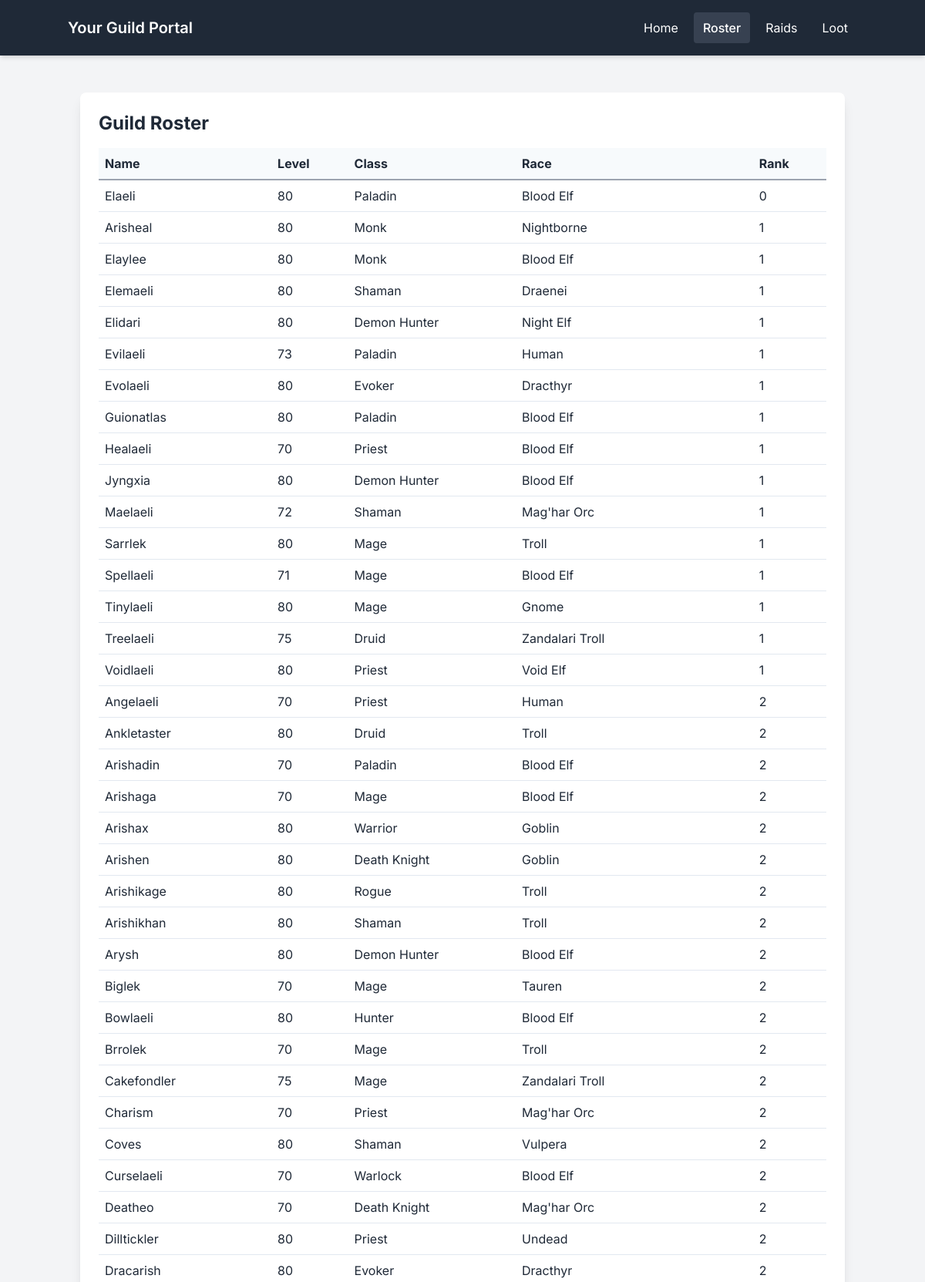
Screenshot of /roster (upper part) with the database file from the repository.
### app.py (models this page shows, shortened)
class Character(db.Model):
    __tablename__ = 'character' # Explicit table name recommended
    id = db.Column(db.Integer, primary_key=True) # Use Blizzard's character ID
    name = db.Column(db.String(100), nullable=False)
    realm_slug = db.Column(db.String(100), nullable=False)
    level = db.Column(db.Integer)
    class_name = db.Column(db.String(50))
    race_name = db.Column(db.String(50))
    item_level = db.Column(db.Integer) # Store as integer
    raid_progression = db.Column(db.String(200)) # Store summary string
    rank = db.Column(db.Integer, index=True) # Index rank for faster filtering
    last_updated = db.Column(db.DateTime, default=datetime.utcnow, onupdate=datetime.utcnow) # Use utcnow
    __table_args__ = (db.UniqueConstraint('name', 'realm_slug', name='_name_realm_uc'),)

### app.py (the view)
@app.route('/roster')
def roster_page():
    start_time = time.time()
    error_message = None
    members = []
    try:
        with app.app_context():
            if not db.engine.dialect.has_table(db.engine.connect(), Character.__tablename__):
                 error_message = "Database table not found. Please run the initial setup/update script."
                 print(error_message) # Log the error
            else:
                db_members = Character.query.filter(Character.rank <= 4).order_by(Character.rank, Character.name).all()
                for char in db_members:
                    members.append({
                        'name': char.name,
                        'level': char.level,
                        'class': char.class_name,
                        'race': char.race_name,
                        'item_level': char.item_level if char.item_level is not None else "N/A",
                        'raid_progression': char.raid_progression if char.raid_progression else "N/A",
                        'rank': char.rank
                    })
                if not members:
                     print("Warning: Character table exists but found no members with rank <= 4.")
    except Exception as e:
        print(f"Error querying database: {e}")
        error_message = "Error retrieving data from the database. Has the update script run successfully?"
    display_guild_name = GUILD_NAME if GUILD_NAME else "Your Guild"
    end_time = time.time()
    load_duration = round(end_time - start_time, 2)
    print(f"Roster page loaded from DB in {load_duration} seconds.")
    return render_template('roster.html',
                           guild_name=display_guild_name,
                           members=members,
                           error_message=error_message,
                           load_duration=load_duration) # Pass duration (optional)

### templates/roster.html (shortened to what this page needs)
<!DOCTYPE html>
<html lang="en">
<head>
    <script src="https://cdn.tailwindcss.com"></script>
</head>
<body class="bg-gray-100 text-gray-800">
    <nav class="bg-gray-800 text-white p-4 shadow-md">
        <div class="container mx-auto flex flex-wrap justify-between items-center">
            <h1 class="text-xl font-semibold mb-2 sm:mb-0">{{ guild_name }} Portal</h1>
            <div class="flex space-x-2">
                <a href="/" class="px-3 py-2 rounded hover:bg-gray-700">Home</a>
                <a href="/roster" class="px-3 py-2 rounded bg-gray-700 font-medium">Roster</a>
                <a href="#" class="px-3 py-2 rounded hover:bg-gray-700">Raids</a>
                <a href="#" class="px-3 py-2 rounded hover:bg-gray-700">Loot</a>
            </div>
        </div>
    </nav>
    <main class="container mx-auto mt-8 p-4">
        <div class="bg-white p-6 rounded-lg shadow-lg">
            <h2 class="text-2xl font-bold mb-4">Guild Roster</h2>
            {% if members %}
            <div class="overflow-x-auto">
                <table class="min-w-full">
                    <thead>
                        <tr class="border-b-2 border-gray-400">
                            <th>Name</th>
                            <th>Level</th>
                            <th>Class</th>
                            <th>Race</th>
                            <th>Rank</th>
                        </tr>
                    </thead>
                    <tbody>
                        {% for member in members %}
                        <tr>
                            <td>{{ member.name }}</td>
                            <td>{{ member.level }}</td>
                            <td>{{ member.class }}</td>
                            <td>{{ member.race }}</td>
                            <td>{{ member.rank }}</td>
                        </tr>
                        {% endfor %} </tbody>
                </table>
            </div>
            {% elif not error_message %}
            <p>No roster members found or the guild might be empty.</p>
            {% endif %} </div>
    </main>
</body>
</html>

### templates/roster.html (style rules this page uses)
body { font-family: 'Inter', sans-serif; }
th { text-align: left; padding-top: 0.5rem; padding-bottom: 0.5rem; padding-left: 0.5rem; padding-right: 0.5rem; background-color: #f7fafc; }
td { padding-top: 0.5rem; padding-bottom: 0.5rem; padding-left: 0.5rem; padding-right: 0.5rem; border-bottom: 1px solid #e2e8f0; }

### rows the page displays
Character: name "Elaeli", level "80", class "Paladin", race "Blood Elf", rank "0"
Character: name "Arisheal", level "80", class "Monk", race "Nightborne", rank "1"
Character: name "Elaylee", level "80", class "Monk", race "Blood Elf", rank "1"
Character: name "Elemaeli", level "80", class "Shaman", race "Draenei", rank "1"
Character: name "Elidari", level "80", class "Demon Hunter", race "Night Elf", rank "1"
Character: name "Evilaeli", level "73", class "Paladin", race "Human", rank "1"
Character: name "Evolaeli", level "80", class "Evoker", race "Dracthyr", rank "1"
Character: name "Guionatlas", level "80", class "Paladin", race "Blood Elf", rank "1"
Character: name "Healaeli", level "70", class "Priest", race "Blood Elf", rank "1"
Character: name "Jyngxia", level "80", class "Demon Hunter", race "Blood Elf", rank "1"
Character: name "Maelaeli", level "72", class "Shaman", race "Mag'har Orc", rank "1"
Character: name "Sarrlek", level "80", class "Mage", race "Troll", rank "1"
Character: name "Spellaeli", level "71", class "Mage", race "Blood Elf", rank "1"
Character: name "Tinylaeli", level "80", class "Mage", race "Gnome", rank "1"
Character: name "Treelaeli", level "75", class "Druid", race "Zandalari Troll", rank "1"
Character: name "Voidlaeli", level "80", class "Priest", race "Void Elf", rank "1"
Character: name "Angelaeli", level "70", class "Priest", race "Human", rank "2"
Character: name "Ankletaster", level "80", class "Druid", race "Troll", rank "2"
Character: name "Arishadin", level "70", class "Paladin", race "Blood Elf", rank "2"
Character: name "Arishaga", level "70", class "Mage", race "Blood Elf", rank "2"
Character: name "Arishax", level "80", class "Warrior", race "Goblin", rank "2"
Character: name "Arishen", level "80", class "Death Knight", race "Goblin", rank "2"
Character: name "Arishikage", level "80", class "Rogue", race "Troll", rank "2"
Character: name "Arishikhan", level "80", class "Shaman", race "Troll", rank "2"
Character: name "Arysh", level "80", class "Demon Hunter", race "Blood Elf", rank "2"
Character: name "Biglek", level "70", class "Mage", race "Tauren", rank "2"
Character: name "Bowlaeli", level "80", class "Hunter", race "Blood Elf", rank "2"
Character: name "Brrolek", level "70", class "Mage", race "Troll", rank "2"
Character: name "Cakefondler", level "75", class "Mage", race "Zandalari Troll", rank "2"
Character: name "Charism", level "70", class "Priest", race "Mag'har Orc", rank "2"
Character: name "Coves", level "80", class "Shaman", race "Vulpera", rank "2"
Character: name "Curselaeli", level "70", class "Warlock", race "Blood Elf", rank "2"
Character: name "Deatheo", level "70", class "Death Knight", race "Mag'har Orc", rank "2"
Character: name "Dilltickler", level "80", class "Priest", race "Undead", rank "2"
Character: name "Dracarish", level "80", class "Evoker", race "Dracthyr", rank "2"

### other values shown
{{ guild_name }} "Your Guild"
